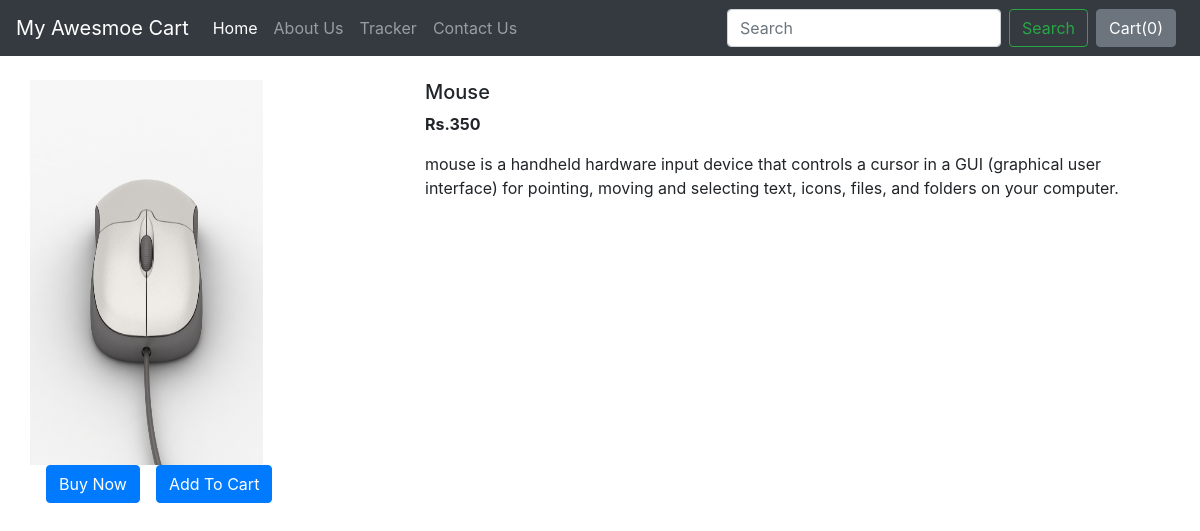
Page /shop/products/6 on the committed database.
### shop/models.py (models this page shows, shortened)
class Product(models.Model):
    product_id = models.AutoField
    product_name = models.CharField(max_length=50)
    category = models.CharField(max_length=50, default="")
    subcategory = models.CharField(max_length=50, default="")
    price = models.IntegerField(default=0)
    desc = models.CharField(max_length=300)
    pub_date = models.DateField()
    image = models.ImageField(upload_to="shop/watch", default="")

### shop/views.py (the view)
# urls.py: path("products/<int:myid>", views.productView, name="ProductView"),
def productView(request, myid):
    product = Product.objects.filter(id=myid)
    return render(request, 'shop/prodView.html', {'product': product[0]})

### shop/templates/shop/prodView.html (shortened to what this page needs)
{% extends 'shop/basic.html' %}
{% block body%}
<div class="container my-4">
    <div class="row">
    <div class="col-md-4">
    <div class="row">
        <img src="/media/{{product.image}}" width="233px" height="385px">
    </div>
        <div class="row">
            <button class="btn btn-primary mx-3">Buy Now</button>
            <button class="btn btn-primary">Add To Cart</button>
        </div>
    </div>
    <div class="col-md-8">
        <h5>{{product.product_name}}</h5>
        <p><b>Rs.{{product.price}}</b></p>
        <p>{{product.desc}}</p>
    </div>
    </div>
</div>
{% endblock %}

### rows in the picture
Product: image (picture), product_name "Mouse", price "350", desc "mouse is a handheld hardware input device that controls a cursor in a GUI (graphical user interface) for pointing, moving and selecting text, icons, files, and folders on your computer."
